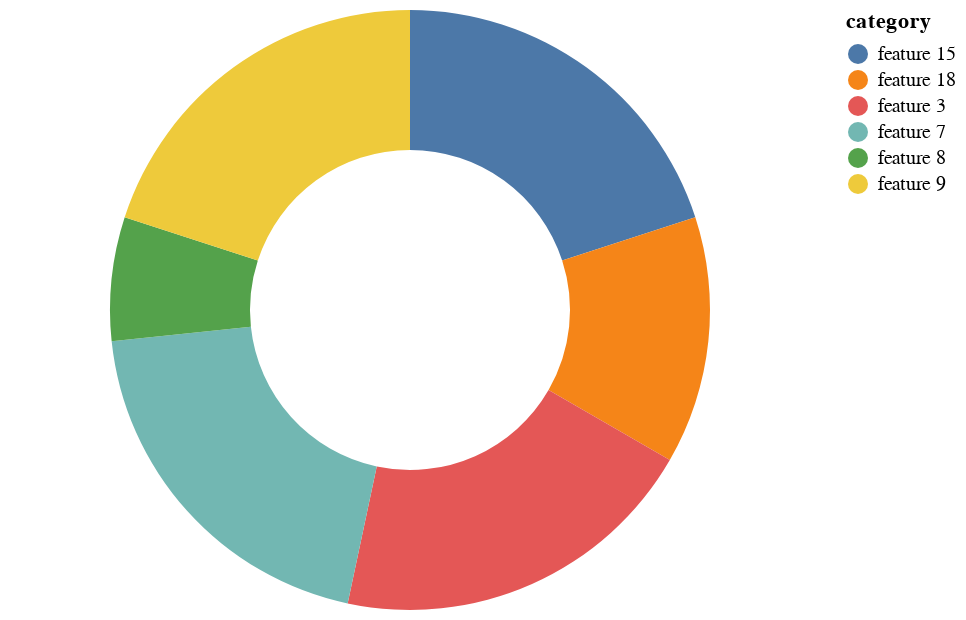

Here is the Vega-Lite specification saved for this chart:
### Vega-Lite specification from a JSON file in a GitHub repository (floating-point values rounded to 4 significant figures)
{"config": {"view": {"continuousWidth": 400, "continuousHeight": 300}}, "data": {"name": "data-4b2b1a9464520de727c2cb1026b5e7d8"}, "mark": {"type": "arc", "innerRadius": 80}, "encoding": {"color": {"field": "category", "type": "nominal"}, "theta": {"field": "weights", "type": "quantitative"}}, "$schema": "https://vega.github.io/schema/vega-lite/v4.17.0.json", "datasets": {"data-4b2b1a9464520de727c2cb1026b5e7d8": [{"category": "feature 15", "weights": 0.15}, {"category": "feature 18", "weights": 0.1}, {"category": "feature 3", "weights": 0.15}, {"category": "feature 7", "weights": 0.15}, {"category": "feature 8", "weights": 0.05}, {"category": "feature 9", "weights": 0.15}]}}
